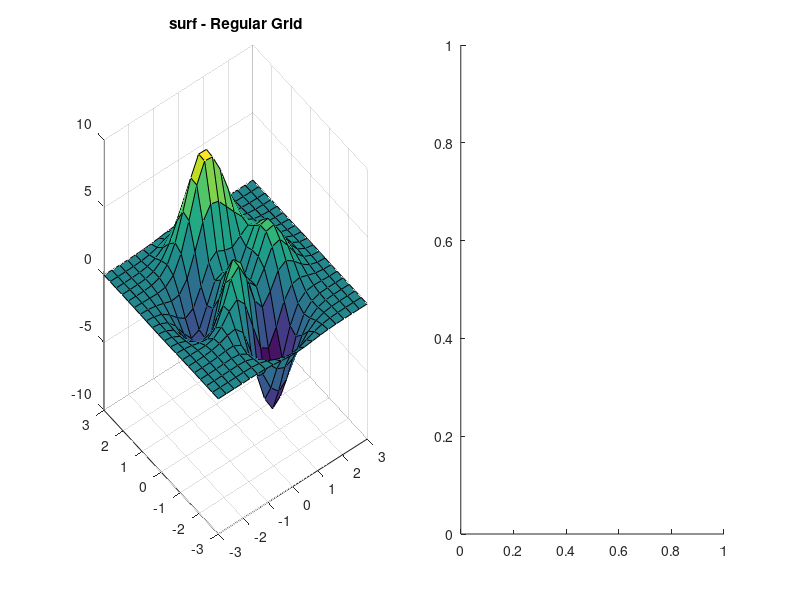

Reproduce this figure in MATLAB. (Note: this script raises an error after producing the figure.)

x = linspace(-3, 3, 20);
y = linspace(-3, 3, 20);
[X, Y] = meshgrid(x, y);
Z = peaks(X, Y);

figure('Units', 'centimeters', 'Position', [5 6 25 12])
subplot(1, 2, 1)
surf(X, Y, Z)
title('surf - Regular Grid');
subplot(1, 2, 2)

X_skew = [repmat(linspace(-1.2, 1.8, 20), 5, 1);
    repmat(linspace(-2.7, 2.2, 20), 10, 1);
    repmat(linspace(-1.5, 1.5, 20), 5, 1)];
Z_skew = peaks(X_skew, Y);
bar3d(X_skew, Y, Z_skew);
title('bar3d - Irregular X-spacing');
view(-40, 30)
grid on
set(gcf, 'Color', 'white');

